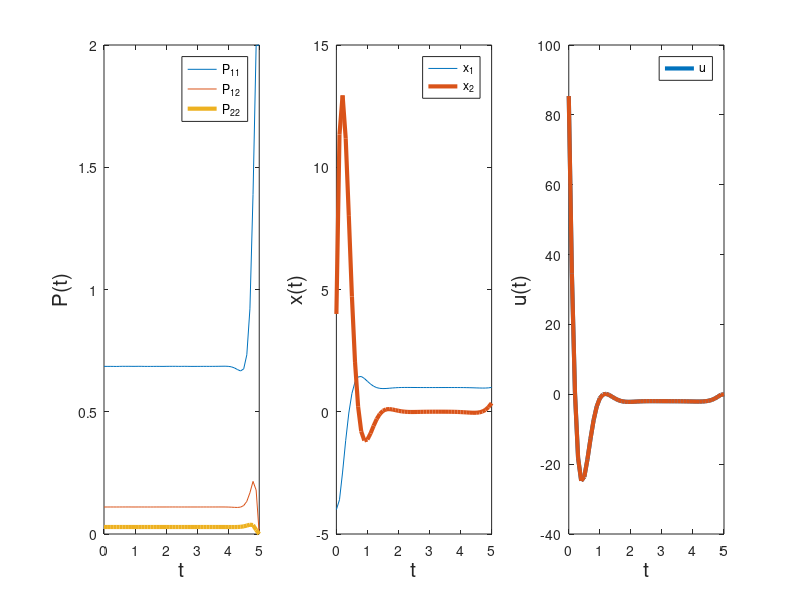

MATLAB code for this plot:
function f = lecture6_3

Pf = diag([2;0]);

A = [0 1;
     2 -1];

B = [0;
     1];

Q = diag([2; 0]);

R = 0.005;

tf = 5;
dt = .1;

xd = [1;0];

sf = - Pf*xd;

csf = [P2c(Pf); sf];

[ts, css] = ode45(@(tf, csf) Riccati(tf, csf, ...
                                     A, B, Q, R, xd), [tf:-dt:0], csf);

css = flipdim(css,1);
ts = flipdim(ts,1);

N = size(css,1);

cs = css(:, 1:3);
ss = css(:, 4:5)';

x0 = [-4; 4];

subplot(1,3,1);
% copy and paste solution from above
plot(ts, css(:,1), ts, css(:,2), ts, css(:,3), 'LineWidth',3);
legend('P_{11}','P_{12}','P_{22}');
xlabel('t', 'FontSize', 15); ylabel('P(t)', 'FontSize', 15);

xs = zeros(2,N);
us = zeros(2,N);
xs(:,1) = x0;

for i=1:N,
  P = c2P(cs(i, :));
  s = ss(:,i);
  l = P*xs(:,i) + s;
  u = -inv(R)*B'*l;
  if (i < N)
    xs(:,i+1) = xs(:,i) + dt*(A*xs(:,i) + B*u);
  end
  us(:,i) = u;  
end

subplot(1,3,2)
plot(ts, xs(1,:), ts, xs(2,:), 'LineWidth', 3)
legend('x_1','x_2')
xlabel('t', 'FontSize', 15); ylabel('x(t)', 'FontSize', 15)

subplot(1,3,3)
plot(ts, us, 'LineWidth', 3)
xlabel('t', 'FontSize', 15); ylabel('u(t)', 'FontSize', 15)
legend('u');


function dcs = Riccati(t, cs, A, B, Q, R, xd)

P = c2P(cs(1:3));
s = cs(4:5);
dP = -P*A - A'*P - Q + P*B*inv(R)*B'*P;
ds = - (A' - P*B*inv(R)*B')*s + Q*xd;
dcs = [P2c(dP); ds];

function c = P2c(P)
c = [P(1,1); P(1,2); P(2,2)];

function P = c2P(c)
P = [c(1), c(2);
     c(2), c(3)];
